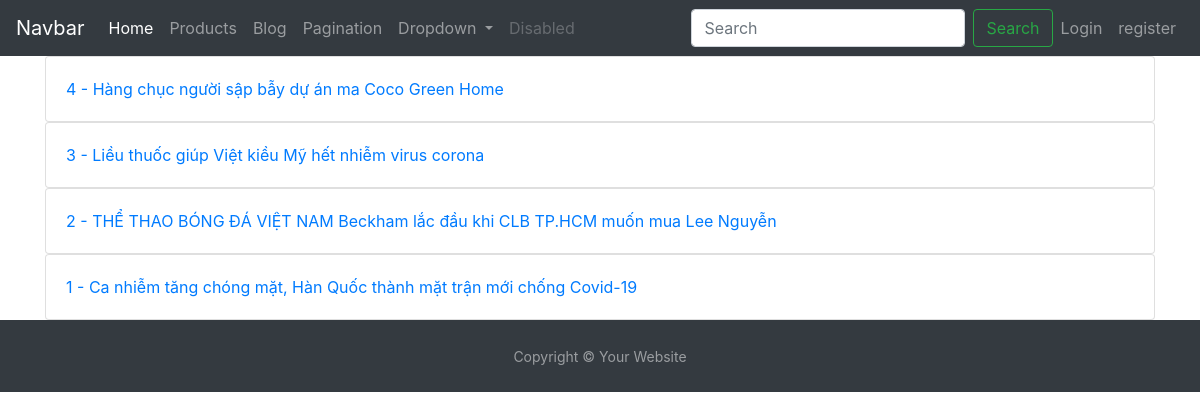
The page /blog/pagination/ on the database its author committed.
### blog/models.py (models this page shows, shortened)
class Article(models.Model):
    title = models.CharField(max_length=255)
    content = models.TextField(
        blank=True,
        )
    author = models.ForeignKey(
        User,
        on_delete=models.CASCADE,
        related_name='articles',
        null=True
    )
    picture = models.FileField(
        upload_to='pictures/%Y/%m/%d/',
        blank=True,
        null=True
    )
    created_on = models.DateTimeField(
        auto_now_add=True,
        )
    active = models.BooleanField(default=True)
    slug = models.SlugField(max_length=255, null=False, unique=True)
    def get_absolute_url(self):
        print(f"Tao la Article.get_absolute_url(self)")
        return reverse("articles:article-detail", kwargs={"slug": self.slug})

### blog/views.py (the view)
# urls.py: path('pagination/', PaginationListView.as_view(), name='pagination-list'),
class PaginationListView(ListView):
    template_name = 'articles/pagination_list.html'
    paginate_by = 5
    def get_queryset(self):
        print("Tao la PaginationListView.get_queryset(self)")
        return Article.objects.all()[::-1]

### blog/templates/articles/pagination_list.html (shortened to what this page needs)
{% extends 'base.html' %}
{% load bootstrap_pagination %}
{% block content %}
<div class="container">
  {% for article in page_obj %}
  <div class="card">
    <div class="card-body">
      <a href="{{ article.get_absolute_url }}">
        {{ article.id }} - {{ article.title }}
      </a>
    </div>
  </div>
  {% endfor %}
</div>
{% endblock %}

### rows shown on the page
Article: id "4", title "Hàng chục người sập bẫy dự án ma Coco Green Home"
Article: id "3", title "Liều thuốc giúp Việt kiều Mỹ hết nhiễm virus corona"
Article: id "2", title "THỂ THAO BÓNG ĐÁ VIỆT NAM Beckham lắc đầu khi CLB TP.HCM muốn mua Lee Nguyễn"
Article: id "1", title "Ca nhiễm tăng chóng mặt, Hàn Quốc thành mặt trận mới chống Covid-19"
